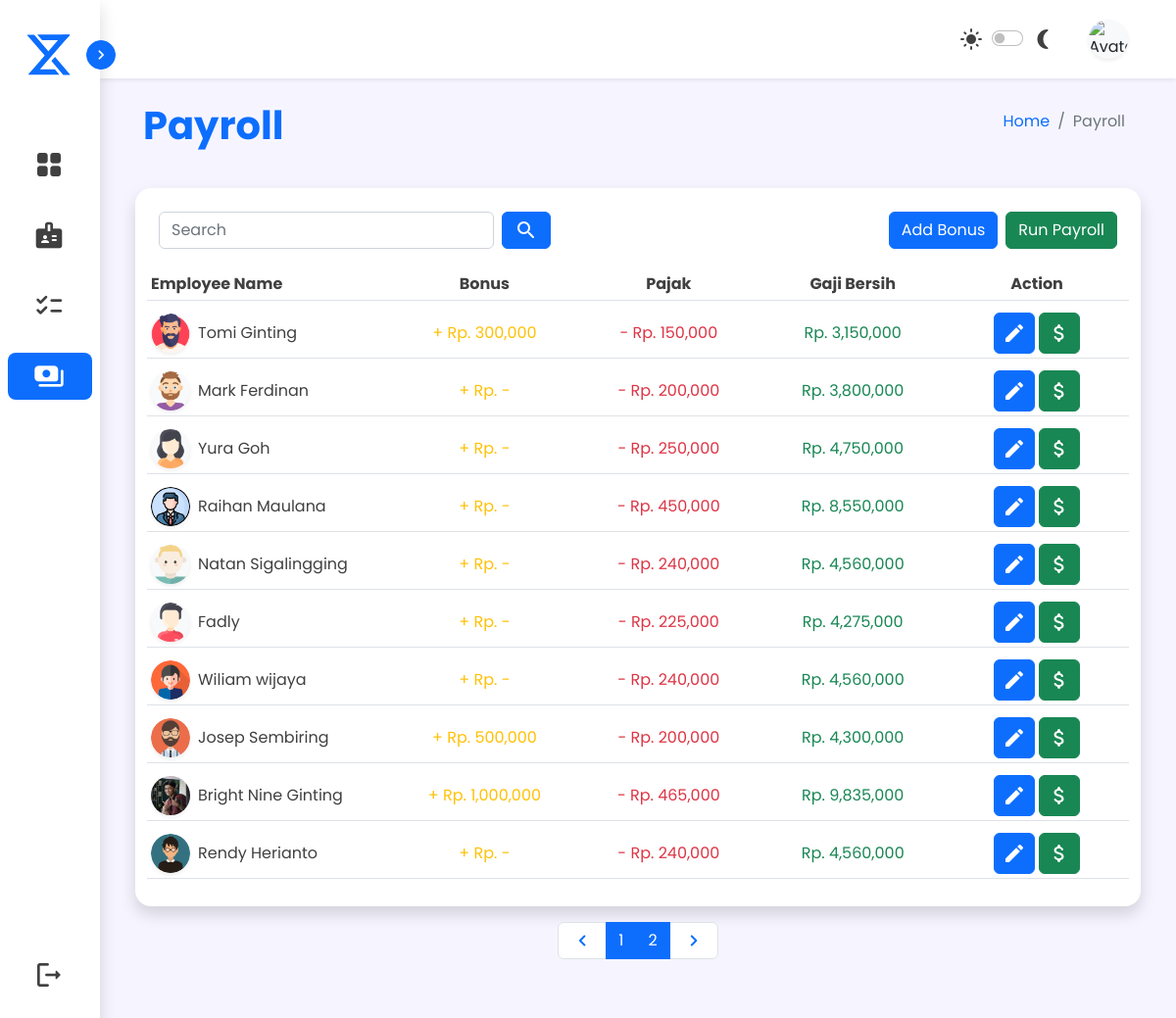
Page /sources/admin/admin-payroll.php (signed in) on the earlier database version.
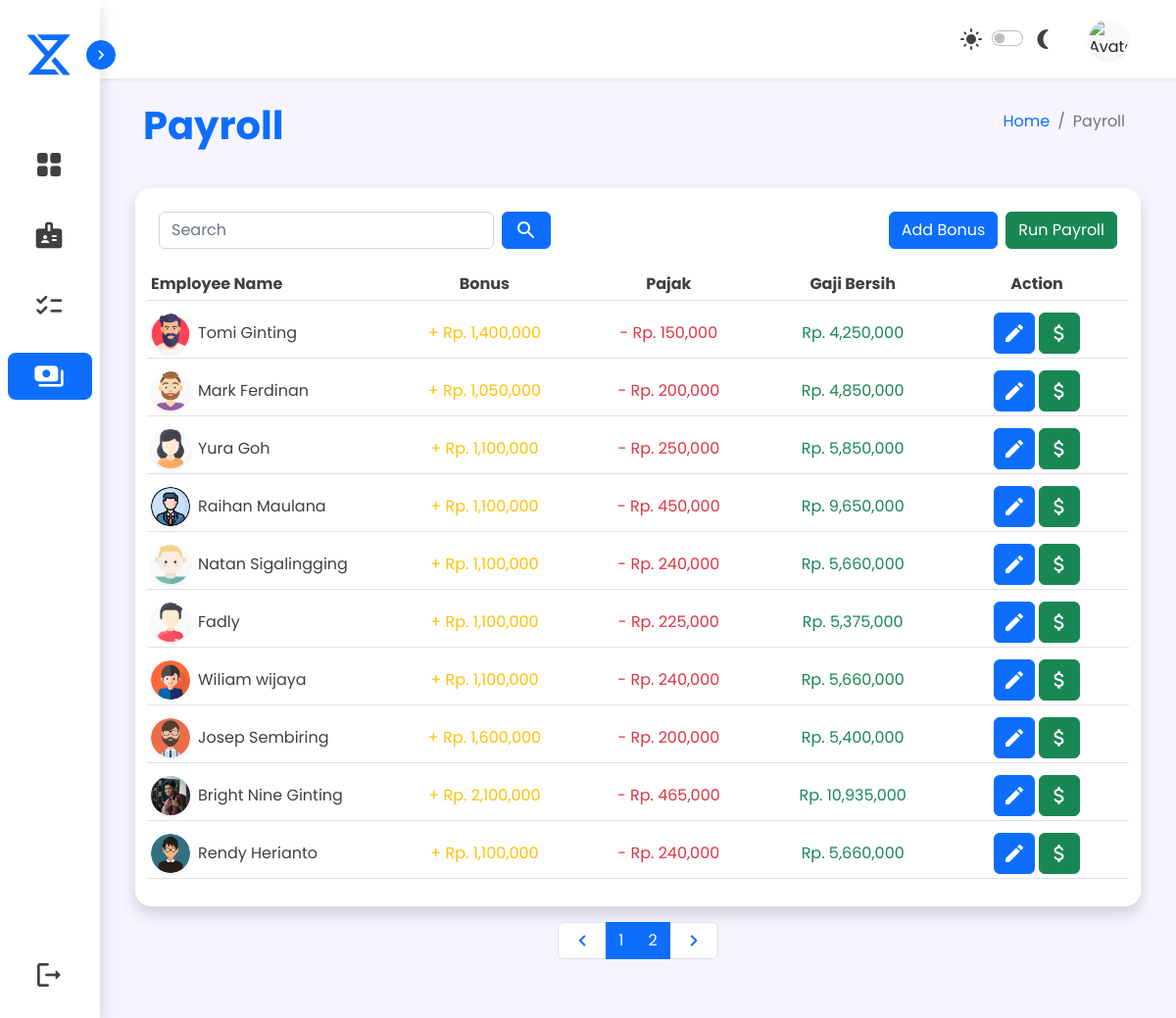
Same page on the later database version.
### tables this page shows
CREATE TABLE `karyawan_tetap` (
  `id` int(20) NOT NULL,
  `kode_karyawan` varchar(7) NOT NULL,
  `nama` varchar(50) NOT NULL,
  `nip` varchar(20) NOT NULL,
  `tanggal` date NOT NULL,
  `tempat` varchar(20) NOT NULL,
  `alamat` varchar(150) NOT NULL,
  `foto` varchar(100) NOT NULL,
  `posisi` varchar(20) NOT NULL,
  `jenis_kelamin` varchar(10) NOT NULL,
  `gaji` bigint(30) NOT NULL
);

CREATE TABLE `daftar_gaji` (
  `id` int(11) NOT NULL,
  `kode_karyawan` varchar(10) NOT NULL,
  `nama` varchar(50) NOT NULL,
  `invoice` varchar(12) NOT NULL,
  `bulan` varchar(20) NOT NULL,
  `date_lengkap` varchar(20) NOT NULL,
  `gaji_pokok` bigint(50) NOT NULL,
  `bonus` bigint(50) NOT NULL,
  `pajak` bigint(50) NOT NULL,
  `gaji_bersih` bigint(50) NOT NULL
);

### php/functions.php (called while the page is built)
<?php
function koneksi (){
    return mysqli_connect("localhost", "root", "", "perusahaan");
}
function query ($query){
    $koneksi = koneksi();
    $data = mysqli_query($koneksi, $query);
    if(mysqli_num_rows($data) > 1){
        $rows = [];
        while($row = mysqli_fetch_assoc($data)){
            $rows[] = $row;
        }
        return $rows;
    }else {
        $rows = mysqli_fetch_assoc($data);
        return $rows;
    }
}
?>

### sources/admin/admin-payroll.php (the view, shortened to what this page needs)
<!DOCTYPE html>
<html lang="en">
<head>
    <link href="https://cdn.jsdelivr.net/npm/bootstrap@5.2.2/dist/css/bootstrap.min.css" rel="stylesheet"
 />
    <link rel="stylesheet" href="../../assets/style/main.css">
</head>
<?php
include '../../php/functions.php';
include '../../php/koneksi.php';
$kode = $_SESSION['kode'];
$akun = query("SELECT * FROM karyawan_tetap WHERE kode_karyawan = '$kode'")
?>
<body class="d-flex">
    <nav class="sidebar d-flex flex-lg-column col-auto shadow" id="sidebar-nav">
        <div class="header-box p-2 mt-4 mb-5 align-items-center d-none d-md-none d-lg-flex gap-2 position-relative">
            <div class="logo">
                <img src="../../assets/img/xyz_logo.svg" width="48px" height="48px" alt="">
            </div>
            <button
                class="btn btn-primary toggle p-1 text-white rounded-circle d-none d-md-none d-lg-flex position-absolute">
                <i class="material-icons-round fs-5 rounded-circle toggle-icon">&#xe5cc</i>
            </button>
        </div>
        <ul id="menu-bar"
            class="list-unstyled col d-flex flex-row flex-lg-column gap-4 justify-content-center fs-6 p-1 p-lg-2">
            <li>
                <a href="admin-dashboard.php" class="text-decoration-none p-1 px-lg-3 py-lg-2 d-flex rounded-3">
                    <i class="material-icons-round fs-2 menu-icon">&#xe9b0</i>
                </a>
            </li>
            <li>
                <a href="admin-employee.php" class="text-decoration-none p-1 px-lg-3 py-lg-2 d-flex rounded-3">
                    <i class="material-icons-round fs-2 menu-icon">&#xea67</i>
                </a>
            </li>
            <li>
                <a href="admin-verification.php" class="text-decoration-none p-1 px-lg-3 py-lg-2 d-flex rounded-3">
                    <i class="material-icons-round fs-2 menu-icon">&#xe6b1</i>
                </a>
            </li>
            <li class="active">
                <a href="#" class="text-decoration-none p-1 px-lg-3 py-lg-2 d-flex rounded-3">
                    <i class="material-icons-round fs-2 menu-icon">&#xef63</i>
                </a>
            </li>
            <li class="mt-auto d-none d-md-none d-lg-flex sign-out">
                <a href="../../php/logoutController.php" onclick="return confirm('Apakah anda ingin logout')"
                    class="col text-decoration-none p-1 px-lg-3 py-lg-2 d-flex align-items-center rounded-3">
                    <i class="material-icons-round fs-2 menu-icon">&#xe9ba</i>
                </a>
            </li>
        </ul>
    </nav>
    <div class="content col d-flex flex-column gap-3 mb-5">
        <nav id="topbar" class="navbar d-flex px-1 px-lg-3 shadow-sm">
            <div class="d-flex p-2">
            </div>
            <div class="d-flex align-items-center gap-2 gap-lg-3">
                <div class="dark-mode d-flex align-items-center">
                    <label class="btn text material-icons-round p-1" for="dark-mode">&#xe518</label>
                    <div class="d-flex form-check form-switch justify-content-center" for="dark-mode">
                        <input class="form-check-input" type="checkbox" role="switch" title="toggle-dark"
                            id="dark-mode">
                    </div>
                    <label class="btn text material-icons-round p-1" for="dark-mode">&#xef5e</label>
                </div>
                <div class="dropdown d-flex">
                    <button class="btn d-flex align-items-center gap-3" type="button" data-bs-toggle="dropdown"
                        aria-expanded="false">
                        <img id="profile-img" src="../user-img/<?=$akun['foto']?>"
                            class="rounded-circle bg-light shadow-sm col-2" alt="Avatar" />
                    </button>
                </div>
            </div>
        </nav>
        <div class="d-flex flex-column gap-4 px-2">
            <div class="d-flex header my-2 mx-0 mx-lg-4 px-1">
                <div class="d-flex flex-column flex-lg-row col justify-content-between px-1 px-lg-2">
                    <h1 class="fw-bold header">Payroll</h1>
                    <ol class="breadcrumb p-lg-2">
                        <li class="breadcrumb-item"><a class="text-decoration-none" href="admin-dashboard.php">Home</a>
                        </li>
                        <li class="breadcrumb-item active" aria-current="page">Payroll</li>
                    </ol>
                </div>
            </div>
            <div class="d-flex  flex-column mx-0 mx-lg-4 px-md-1 gap-3">
                <div class="flex-container rounded-4 shadow border-0 p-2">
                    <div class="d-flex flex-column flex-sm-row col p-3 gap-3">
                        <div class="d-flex col">
                            <form class="d-flex align-items-center gap-2" action="" method="post">
                                <input type="text" class="form-control" id="search" name="cari" placeholder="Search">
                                <button type="submit" name="send"
                                    class="btn btn-primary material-icons-round">&#xe8b6</button>
                            </form>
                        </div>
                        <form action="../../php/runPayrollController.php" method="post">
                            <div class="d-flex gap-2">
                                <button type="button" class="btn btn-primary" data-bs-toggle="modal"
                                    data-bs-target="#staticBackdrop">Add Bonus</button>
                                <button type="submit"
                                    onclick="return confirm('Apakah anda ingin membayar gaji seluruh karyawan?')"
                                    class="btn btn-success" name="run">Run Payroll</button>
                            </div>
                        </form>
                    </div>
                    <form action="" method="post" id="form1">
                        <table class="table table-hover">
                            <thead>
                                <tr class="d-flex col p-1">
                                    <th class="col-8 col-sm-4 col-md-3 p-1 align-items-center d-flex text">
                                        Employee Name
                                    </th>
                                    <th class="col d-none d-md-flex p-1 align-items-center justify-content-center text">
                                        Bonus</th>
                                    <th class="col d-none d-md-flex p-1 align-items-center justify-content-center text">
                                        Pajak
                                    </th>
                                    <th class="col d-none d-sm-flex p-1 align-items-center justify-content-center text">
                                        Gaji Bersih
                                    </th>
                                    <th class="col d-flex p-1 align-items-center justify-content-center gap-1 text">
                                        Action
                                    </th>
                                </tr>
                            </thead>
                            <tbody>
                                <?php
                            $batas = 10;
                            $halaman = isset($_GET['halaman'])?(int)$_GET['halaman'] : 1;
                            $halaman_awal = ($halaman>1) ? ($halaman * $batas) - $batas : 0;
                            $previous = $halaman - 1;
                            $next = $halaman + 1;
                            $data = mysqli_query($koneksi,"SELECT * FROM karyawan_tetap, daftar_gaji WHERE karyawan_tetap.kode_karyawan = daftar_gaji.kode_karyawan");
                            $jumlah_data = mysqli_num_rows($data);
                            $total_halaman = ceil($jumlah_data / $batas);
                            if(isset($_POST['send'])){
                                $keyword = $_POST['cari'];
                                $user2 = mysqli_query($koneksi, "SELECT * FROM karyawan_tetap, daftar_gaji WHERE karyawan_tetap.kode_karyawan = daftar_gaji.kode_karyawan
                                AND karyawan_tetap.nama LIKE '%$keyword%'");
                            }else {
                                $user2 = mysqli_query($koneksi,"SELECT * FROM karyawan_tetap, daftar_gaji WHERE karyawan_tetap.kode_karyawan = daftar_gaji.kode_karyawan limit $halaman_awal, $batas");
                            }
                            while($u = mysqli_fetch_assoc($user2)):
                            ?>
                                <tr class="d-flex col p-1">
                                    <td class="col-8 col-sm-4 col-md-3 d-flex gap-2 p-1 align-items-center">
                                        <img id="profile-img" src="../user-img/<?=$u['foto']?>"
                                            class="rounded-circle bg-light shadow-sm" alt="Avatar" />
                                        <span class="text"><?= $u['nama']?></span>
                                    </td>
                                    <td class="col d-none d-md-flex p-1 align-items-center justify-content-center text">
                                        <span class="text-warning">+ Rp.
                                            <?php if($u['bonus'] < 1){
                                            $bonus = "-";
                                            echo $bonus;
                                        }else {
                                            $bonus = $u['bonus']*1000;
                                            echo number_format($bonus,0,".",",");
                                        }
                                        ?>
                                        </span>
                                    </td>
                                    <?php $pajak = ($u['gaji_pokok']*1000)*0.05?>
                                    <td class="col d-none d-md-flex p-1 align-items-center justify-content-center text">
                                        <span class="text-danger">- Rp. <?= number_format($pajak,0,".",",");?></span>
                                    </td>
                                    <?php
                                $gaji = ($u['gaji_pokok'] - $u['pajak'] + $u['bonus']) * 1000;
                                ?>
                                    <td class="col d-none d-sm-flex p-1 align-items-center justify-content-center text">
                                        <span class="text-success">Rp. <?= number_format($gaji,0,".",",");?></span>
                                    </td>
                                    <td class="col d-flex p-1 align-items-center justify-content-center gap-1">
                                        <a href="admin-payroll-edit.php?kode=<?= $u['kode_karyawan']?>" type="button"
                                            class="btn btn-primary d-flex align-items-center p-md-2 p-1" title="edit">
                                            <i class="material-icons-round">&#xe3c9</i>
                                        </a>
                                        <a type="button" name="bayarGaji"
                                            href="admin-payroll.php?kode=<?=$u['kode_karyawan']?>"
                                            class="btn btn-success d-flex align-items-center p-md-2 p-1" title="delete"
                                            onclick="return confirm('Apakah anda ingin membayar gaji <?=$u['nama']?> ?')">
                                            <i class="material-icons-round">&#xe227</i>
                                        </a>
                                    </td>
                                </tr>
                                <?php endwhile; ?>
                            </tbody>
                        </table>
                </div>
                <nav aria-label="..." class="d-flex justify-content-center mt-auto">
                    <ul class="pagination">
                        <li class="page-item">
                            <a class="page-link d-flex"
                                <?php if($halaman > 1){ echo "href='?halaman=$previous'"; } ?>><i
                                    class="material-icons-round">&#xe408</i></a>
                        </li>
                        <?php
                        for($x=1;$x<=$total_halaman;$x++):
                        ?>
                        <li class="page-item active" aria-current="page">
                            <a class="page-link" href="?halaman=<?php echo $x ?>"><?php echo $x; ?></a>
                        </li>
                        <?php endfor; ?>
                        <li class="page-item">
                            <a class="page-link d-flex"
                                <?php if($halaman < $total_halaman) { echo "href='?halaman=$next'"; } ?>><i
                                    class="material-icons-round">&#xe409</i></a>
                        </li>
                    </ul>
                </nav>
            </div>
        </div>
    </div>
</body>
</html>
</html>

### assets/style/main.css (style rules this page uses)
:root { --body-color: #f6f5ff; --primary-color: #0d6efd; --secondary-color: #fff; --text-color: #404040; --background-color: #f0efff; --tran-all: all 0.5s ease; }
body { font-family: "Poppins", sans-serif; min-height: 100vh; background-color: var(--body-color); transition: var(--tran-all); }
.sidebar li a, #brand-text, #topbar, .content { color: var(--text-color); }
#sidebar-nav { width: 102px; background-color: var(--secondary-color); transition: var(--tran-all); z-index: 2; }
.menu-icon { margin: 0 10px; }
.logo { margin-left: 18px; }
.toggle { right: -16px; transition: var(--tran-all); }
.toggle-icon { transition: var(--tran-all); }
.sidebar li.active a { background-color: var(--primary-color); }
.sidebar li.active a { color: var(--secondary-color); }
#topbar { min-height: 80px; background-color: var(--secondary-color); transition: var(--tran-all); }
#profile-img, #profile-img-container { object-fit: cover; }
#profile-img { width: 40px; height: 40px; }
.card, .container, .flex-container, .text-field { background: var(--secondary-color); transition: var(--tran-all); }
.text { color: var(--text-color); }
.header { color: var(--primary-color); }

Differences in the rows shown:
changed through a linked row, karyawan_tetap "Tomi Ginting": daftar_gaji.bonus "300,000" → "1,400,000"; daftar_gaji.gaji_pokok+pajak+bonus "3,150,000" → "4,250,000"
changed through a linked row, karyawan_tetap "Mark Ferdinan": daftar_gaji.gaji_pokok+pajak+bonus "3,800,000" → "4,850,000"; daftar_gaji.bonus "-" → "1,050,000"
changed through a linked row, karyawan_tetap "Yura Goh": daftar_gaji.gaji_pokok+pajak+bonus "4,750,000" → "5,850,000"; daftar_gaji.bonus "-" → "1,100,000"
changed through a linked row, karyawan_tetap "Raihan Maulana": daftar_gaji.gaji_pokok+pajak+bonus "8,550,000" → "9,650,000"; daftar_gaji.bonus "-" → "1,100,000"
changed through a linked row, karyawan_tetap "Natan Sigalingging": daftar_gaji.gaji_pokok+pajak+bonus "4,560,000" → "5,660,000"; daftar_gaji.bonus "-" → "1,100,000"
changed through a linked row, karyawan_tetap "Fadly": daftar_gaji.gaji_pokok+pajak+bonus "4,275,000" → "5,375,000"; daftar_gaji.bonus "-" → "1,100,000"
changed through a linked row, karyawan_tetap "Wiliam wijaya": daftar_gaji.gaji_pokok+pajak+bonus "4,560,000" → "5,660,000"; daftar_gaji.bonus "-" → "1,100,000"
changed through a linked row, karyawan_tetap "Josep Sembiring": daftar_gaji.bonus "500,000" → "1,600,000"; daftar_gaji.gaji_pokok+pajak+bonus "4,300,000" → "5,400,000"
changed through a linked row, karyawan_tetap "Bright Nine Ginting": daftar_gaji.bonus "1,000,000" → "2,100,000"; daftar_gaji.gaji_pokok+pajak+bonus "9,835,000" → "10,935,000"
changed through a linked row, karyawan_tetap "Rendy Herianto": daftar_gaji.gaji_pokok+pajak+bonus "4,560,000" → "5,660,000"; daftar_gaji.bonus "-" → "1,100,000"
